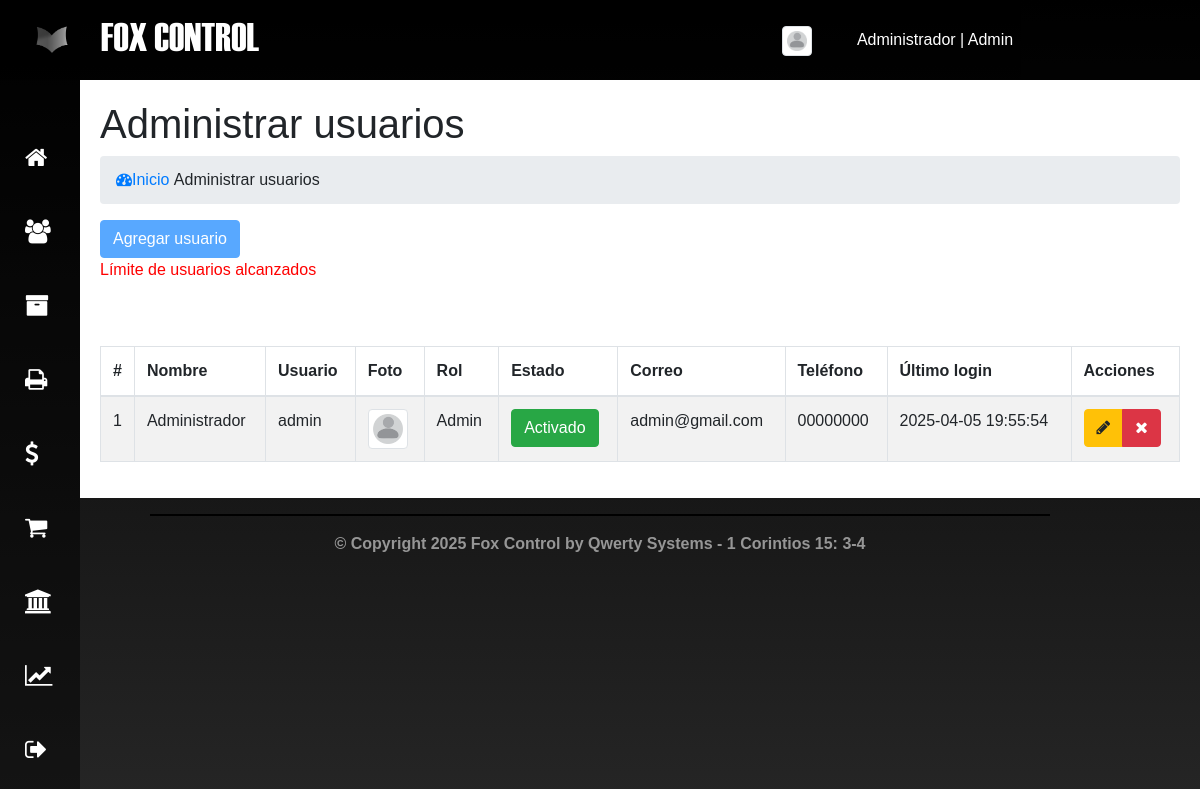
Screenshot of /FOX-CONTROL/usuarios (signed in) with the database file from the repository.
### tables this page shows
CREATE TABLE `usuarios` (
  `id` int(11) NOT NULL,
  `nombre` text NOT NULL,
  `usuario` text NOT NULL,
  `password` text NOT NULL,
  `rol` text NOT NULL,
  `ultimo_login` timestamp NOT NULL DEFAULT current_timestamp() ON UPDATE current_timestamp(),
  `foto` text NOT NULL,
  `estado` text NOT NULL,
  `correo` text NOT NULL,
  `numero` text NOT NULL
);

### FOX-CONTROL/controladores/plantilla.controlador.php (called while the page is built)
<?php
class ControladorPlantilla{
	static public function ctrPlantilla(){
		include "vistas/plantilla.php";
	}
}

### FOX-CONTROL/index.php (called while the page is built, shortened)
<?php
require_once "controladores/plantilla.controlador.php";
require_once "controladores/usuarios.controlador.php";
require_once "controladores/ordenes.controlador.php";
require_once "modelos/usuarios.modelo.php";
$plantilla = new ControladorPlantilla();
$plantilla -> ctrPlantilla();

### FOX-CONTROL/controladores/usuarios.controlador.php (called while the page is built, shortened)
<?php
class ControladorUsuarios{
	static public function ctrMostrarUsuarios($item, $valor){
		$tabla = "usuarios";
		$respuesta = ModeloUsuarios::MdlMostrarUsuarios($tabla, $item, $valor);
		return $respuesta;
	}
}

### FOX-CONTROL/modelos/conexion.php (called while the page is built, shortened)
<?php
class Conexion{
	static public function conectar(){
		$link = new PDO("mysql:host=localhost;dbname=fox_control",
			            "root",
			            "");
		$link->exec("set names utf8");
		return $link;
	}
}

### FOX-CONTROL/modelos/usuarios.modelo.php (called while the page is built, shortened)
<?php
require_once "conexion.php";
class ModeloUsuarios{
	static public function mdlMostrarUsuarios($tabla, $item, $valor){
		if($item != null){
			$stmt = Conexion::conectar()->prepare("SELECT * FROM $tabla WHERE $item = :$item");
			$stmt -> bindParam(":".$item, $valor, PDO::PARAM_STR);
			$stmt -> execute();
			return $stmt -> fetch();
		}else{
			$stmt = Conexion::conectar()->prepare("SELECT * FROM $tabla");
			$stmt -> execute();
			return $stmt -> fetchAll();
		}
	}
}

### FOX-CONTROL/vistas/modulos/usuarios.php (the view, shortened to what this page needs)
<div class="main-content content-wrapper">
  <section class="content-header">
    <h1>
      Administrar usuarios
    </h1>
    <ol class="breadcrumb">
      <li><a href="inicio"><i class="fa fa-dashboard"></i>Inicio </a></li>
      <li class="active">&nbsp;Administrar usuarios</li>
    </ol>
  </section>
  <section class="content">
    <div class="box">
      <div class="box-header with-border">
      <?php
        $item = null;
        $valor = null;
        $usuarios = ControladorUsuarios::ctrMostrarUsuarios($item, $valor);
        if(count($usuarios) >= 1 ){
          echo '<button class="btn btn-primary" data-toggle="modal" data-target="#modalAgregarUsuario" disabled>Agregar usuario</button>
                <p style="color: red">Límite de usuarios alcanzados</p>';
        } else {
          echo '<button class="btn btn-primary" data-toggle="modal" data-target="#modalAgregarUsuario">Agregar usuario</button>';
        }
      ?>
<br><br>
      </div>
      <div class="box-body">
       <table class="table table-bordered table-striped dt-responsive tablas" width="100%">
        <thead>
         <tr>
           <th style="width:10px">#</th>
           <th>Nombre</th>
           <th>Usuario</th>
           <th>Foto</th>
           <th>Rol</th>
           <th>Estado</th>
           <th>Correo</th>
           <th>Teléfono</th>
           <th>Último login</th>
           <th>Acciones</th>
         </tr>
        </thead>
        <tbody>
        <?php
        $item = null;
        $valor = null;
        $usuarios = ControladorUsuarios::ctrMostrarUsuarios($item, $valor);
       foreach ($usuarios as $key => $value){
          echo ' <tr>
                  <td>'.($key+1).'</td>
                  <td>'.$value["nombre"].'</td>
                  <td>'.$value["usuario"].'</td>';
                  if($value["foto"] != ""){
                    echo '<td><img src="'.$value["foto"].'" class="img-thumbnail" width="40px"></td>';
                  }else{
                    echo '<td><img src="vistas/img/usuarios/default/anonimo.png" class="img-thumbnail" width="40" alt="Usuario"></td>';
                  }
                  echo '<td>'.$value["rol"].'</td>';
                  if($value["estado"] != 0){
                    echo '<td><button class="btn btn-success btn-xs btnActivar" idUsuario="'.$value["id"].'" estadoUsuario="0">Activado</button></td>';
                  }else{
                    echo '<td><button class="btn btn-danger btn-xs btnActivar" idUsuario="'.$value["id"].'" estadoUsuario="1">Desactivado</button></td>';
                  }
                  echo '
                  <td>'.$value["correo"].'</td>
                  <td>'.$value["numero"].'</td>
                  <td>'.$value["ultimo_login"].'</td>
                  <td>
                    <div class="btn-group">
                      <button class="btn btn-warning btnEditarUsuario" idUsuario="'.$value["id"].'" data-toggle="modal" data-target="#modalEditarUsuario"><i class="fa fa-pencil"></i></button>
                      <button class="btn btn-danger btnEliminarUsuario" idUsuario="'.$value["id"].'" fotoUsuario="'.$value["foto"].'" usuario="'.$value["usuario"].'"><i class="fa fa-times"></i></button>
                    </div>
                  </td>
                </tr>';
        }
        ?>
        </tbody>
       </table>
      </div>
    </div>
  </section>
</div>

### rows the page displays
usuarios: nombre "Administrador", usuario "admin", rol "Admin", correo "admin@gmail.com", numero "00000000", ultimo_login "2025-04-05 19:55:54"

### other values shown
$_SESSION["nombre"] "Administrador"
$_SESSION["rol"] "Admin"
